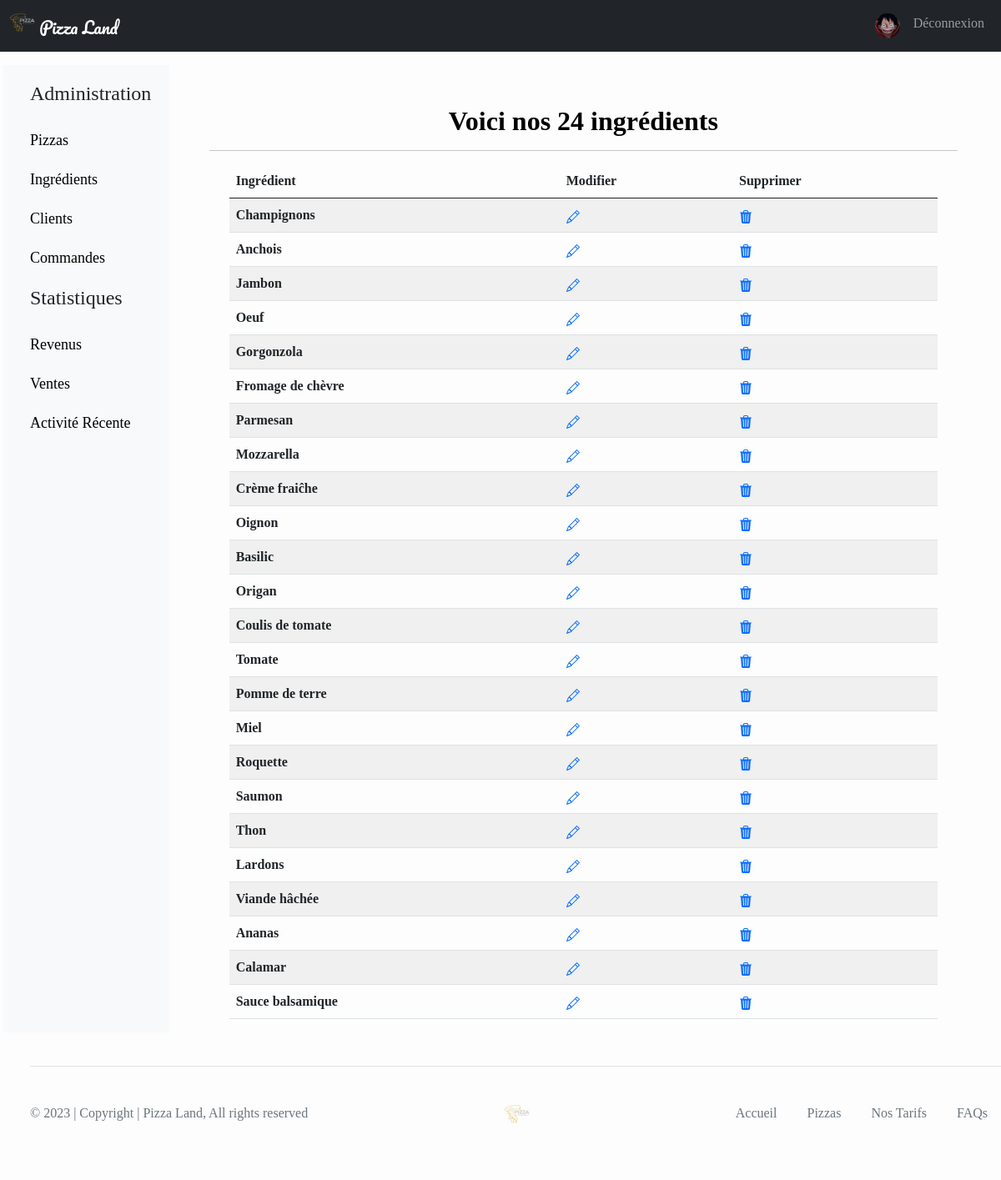
/ingredients/ (signed in), run on the app's committed database.
### applicompte/models.py (models this page shows)
class PizzaUser(User):
    image = models.ImageField(default= 'imagesUsers/default.png', upload_to = "imagesUsers/")

### applipizza/models.py (models this page shows)
class Ingredient(models.Model) :
    idIngredient = models.AutoField(primary_key = True)
    nomIngredient = models.CharField(max_length = 50, verbose_name = '''le nom de l'ingrédient''')
    def __str__(self) -> str :
        return self.nomIngredient

### applipizza/views.py (the view)
# urls.py: path('ingredients/', views.ingredients),
def ingredients(request) :
    user= None
    if request.user.is_staff :
        lesIngredients = Ingredient.objects.all()
        user = PizzaUser.objects.get(id = request.user.id)
        return render (
            request,
            'applipizza/ingredients.html',
            {'ingredients': lesIngredients, 'user' : user}
        )
    elif request.user.is_authenticated :
        user = PizzaUser.objects.get(id = request.user.id)
        lesPizzas = Pizza.objects.all()
        return redirect('/pizzas/', user=user)
    else:
        return redirect('/login/', user=user)

### applipizza/templates/applipizza/ingredients.html (shortened to what this page needs)
{% extends 'applipizza/base.html' %}
{% block main %}
    <h2>Voici nos {{ingredients|length}} ingrédients</h2>
    <hr>
    <div class="table-responsive container">
        <table class="table table-striped table-hover">
            <thead>
            <tr>
                <th scope="col">Ingrédient</th>
                <th scope="col">Modifier</th>
                <th scope="col">Supprimer</th>
            </tr>
            </thead>
            <tbody>
            {% for ing in ingredients %}
                <tr>
                    <th scope="row">{{ing}}</th>
                    <td>
                        <a href="/ingredients/{{ing.idIngredient}}/update/">
                        </a>
                    </td>
                    <td>
                        <a href="/ingredients/{{ing.idIngredient}}/delete/">
                        </a>
                    </td>
                </tr>
            {% endfor %}
            </tbody>
        </table>
{% endblock %}

### applicompte/templates/applicompte/menuStaff.html (shortened to what this page needs)
{% load static %}
<nav class="navbar navbar-expand-lg navbar-dark bg-dark">
    <div class="container-fluid">
        <a class="navbar-brand titre" href="/">
            <img src="{% static 'applipizza/img/pizza_no_b.png' %}" alt="Logo Pizza" width="30" height="24" class="d-inline-block align-text-top">
            Pizza Land
        </a>
        <div class="collapse navbar-collapse text-center" id="navbarText">
            <ul id="ul" class="navbar-nav ms-auto mb-2 mb-lg-0">
                <li class="nav-item"><a class="nav-link" href="/user/update/"><img src="{{MEDIA_URL}}{{user.image}}" class="rounded-circle" alt="Avatar" width="30" height="30"></a></li>
                <li class="nav-item"><a class="nav-link" href="/logout/">Déconnexion</a></li>
            </ul>
        </div>
    </div>
</nav>

### applipizza/static/applipizza/css/style.css (style rules this page uses)
body { font-family: SharpSans; background-color: #FCFDFC; }
.titre { font-family: Pacifico; }
h2 { color: black; text-align: center; font-weight: bold; }
.site { display: flex; min-height: 100vh; flex-direction: column; }

### data on the page
PizzaUser: image (picture)
Ingredient: nomIngredient "Champignons"
Ingredient: nomIngredient "Anchois"
Ingredient: nomIngredient "Jambon"
Ingredient: nomIngredient "Oeuf"
Ingredient: nomIngredient "Gorgonzola"
Ingredient: nomIngredient "Fromage de chèvre"
Ingredient: nomIngredient "Parmesan"
Ingredient: nomIngredient "Mozzarella"
Ingredient: nomIngredient "Crème fraiĉhe"
Ingredient: nomIngredient "Oignon"
Ingredient: nomIngredient "Basilic"
Ingredient: nomIngredient "Origan"
Ingredient: nomIngredient "Coulis de tomate"
Ingredient: nomIngredient "Tomate"
Ingredient: nomIngredient "Pomme de terre"
Ingredient: nomIngredient "Miel"
Ingredient: nomIngredient "Roquette"
Ingredient: nomIngredient "Saumon"
Ingredient: nomIngredient "Thon"
Ingredient: nomIngredient "Lardons"
Ingredient: nomIngredient "Viande hâchée"
Ingredient: nomIngredient "Ananas"
Ingredient: nomIngredient "Calamar"
Ingredient: nomIngredient "Sauce balsamique"

### other printed values
{{ ingredients|length }} "24"
